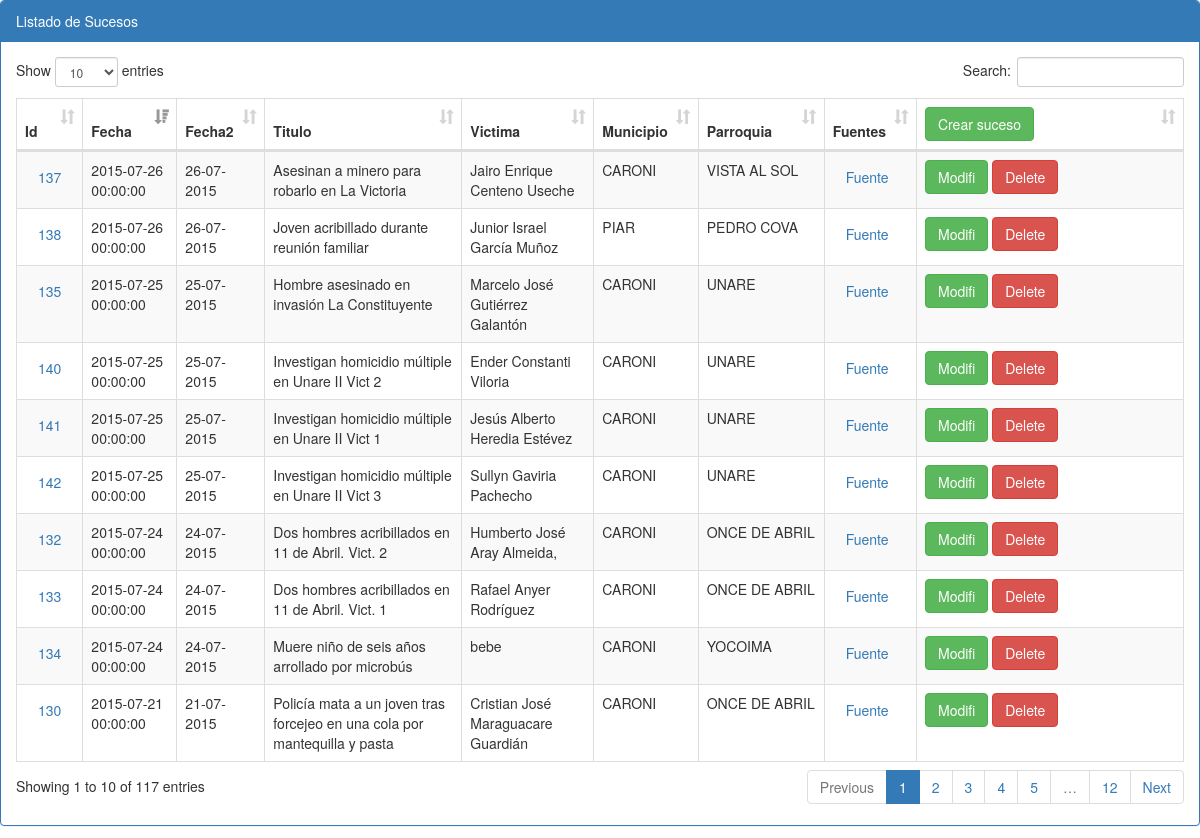
The app's page /sucesos/index_viejo.php with its own data.
### tables this page shows
CREATE TABLE IF NOT EXISTS `sucesos` (
`suceso_id` int(11) NOT NULL,
  `fecha_suceso` datetime DEFAULT NULL,
  `delito_id` int(11) DEFAULT NULL,
  `delito_detalle_id` int(11) DEFAULT NULL,
  `titulo` varchar(255) DEFAULT NULL,
  `fuente` varchar(100) DEFAULT NULL,
  `otra_fuente1` varchar(100) DEFAULT NULL,
  `otra_fuente2` varchar(100) DEFAULT NULL,
  `otra_fuente3` varchar(100) DEFAULT NULL,
  `nombre_victima` varchar(80) DEFAULT NULL,
  `sexo` varchar(1) DEFAULT NULL,
  `edad` int(3) DEFAULT NULL,
  `tipo_arma` smallint(6) DEFAULT NULL,
  `estado` smallint(6) DEFAULT NULL,
  `municipio_id` smallint(6) DEFAULT NULL,
  `parroquia_id` smallint(6) DEFAULT NULL,
  `latitud` double DEFAULT NULL,
  `longitud` double DEFAULT NULL,
  `sector` varchar(255) DEFAULT NULL,
  `usuario` varchar(15) NOT NULL,
  `mi_reseña` varchar(1500) NOT NULL,
  `observaciones` varchar(1000) NOT NULL,
  `fecha_creado` datetime DEFAULT NULL
);

CREATE TABLE IF NOT EXISTS `municipios` (
  `municipio_id` smallint(6) NOT NULL DEFAULT '0',
  `estado_id` smallint(6) NOT NULL DEFAULT '0',
  `descripcion` varchar(50) DEFAULT NULL
);

CREATE TABLE IF NOT EXISTS `parroquias` (
  `parroquia_id` int(11) NOT NULL DEFAULT '0',
  `municipio_id` int(11) DEFAULT NULL,
  `estado_id` smallint(6) DEFAULT NULL,
  `descripcion` varchar(255) DEFAULT NULL,
  `capital_sector` varchar(50) NOT NULL,
  `latitud` float DEFAULT NULL,
  `longitud` float DEFAULT NULL,
  `latitud2` float DEFAULT NULL,
  `longitud2` float DEFAULT NULL,
  `latitud3` float DEFAULT NULL,
  `longitud3` float DEFAULT NULL,
  `latitud4` float DEFAULT NULL,
  `longitud4` float DEFAULT NULL
);

### adodb/adodb.inc.php (called while the page is built, shortened)
<?php
if (!defined('_ADODB_LAYER')) {
	GLOBAL
		$ADODB_vers,
		$ADODB_COUNTRECS,
		$ADODB_CACHE_DIR,
		$ADODB_CACHE,
		$ADODB_CACHE_CLASS,
		$ADODB_EXTENSION,
		$ADODB_COMPAT_FETCH,
	 	$ADODB_FETCH_MODE,
		$ADODB_GETONE_EOF,
		$ADODB_QUOTE_FIELDNAMES;
	abstract class ADOConnection {
	var $database = '';
	var $host = '';
	var $user = '';
	var $debug = false;
	var $true = '1';
	var $false = '0';
	var $fetchMode=false;
	var $bulkBind = false;
	var $_queryID = false;
	var $_bindInputArray = false;
	function Connect($argHostname = "", $argUsername = "", $argPassword = "", $argDatabaseName = "", $forceNew = false)
	{
		if ($argHostname != "") $this->host = $argHostname;
		if ($argUsername != "") $this->user = $argUsername;
		if ($argDatabaseName != "") $this->database = $argDatabaseName;
		if ($forceNew) {
			if ($rez=$this->_nconnect($this->host, $this->user, $argPassword, $this->database)) return true;
		} else {
			 if ($rez=$this->_connect($this->host, $this->user, $argPassword, $this->database)) return true;
		}
		return $ret;
	}
	function Prepare($sql)
	{
		return $sql;
	}
	function SetFetchMode($mode)
	{
		$old = $this->fetchMode;
		$this->fetchMode = $mode;
		if ($old === false) {
		global $ADODB_FETCH_MODE;
			return $ADODB_FETCH_MODE;
		}
		return $old;
	}
	function Execute($sql,$inputarr=false)
	{
		if ($inputarr !== false) {
			if (!is_array($inputarr)) $inputarr = array($inputarr);
			$element0 = reset($inputarr);
			$array_2d = $this->bulkBind && is_array($element0) && !is_object(reset($element0));
			unset($element0);
			if (!is_array($sql) && !$this->_bindInputArray) {
				$sqlarr = explode('?',$sql);
				$nparams = sizeof($sqlarr)-1;
				if (!$array_2d) $inputarr = array($inputarr);
				foreach($inputarr as $arr) {
					$sql = ''; $i = 0;
					while(list(, $v) = each($arr)) {
						$sql .= $sqlarr[$i];
						$typ = gettype($v);
						if ($typ == 'string')
							$sql .= $this->qstr($v);
						else if ($typ == 'double')
							$sql .= str_replace(',','.',$v);
						else if ($typ == 'boolean')
							$sql .= $v ? $this->true : $this->false;
						else if ($typ == 'object') {
							if (method_exists($v, '__toString')) $sql .= $this->qstr($v->__toString());
							else $sql .= $this->qstr((string) $v);
						} else if ($v === null)
							$sql .= 'NULL';
						else
							$sql .= $v;
						$i += 1;
						if ($i == $nparams) break;
					}
					if (isset($sqlarr[$i])) {
						$sql .= $sqlarr[$i];
						if ($i+1 != sizeof($sqlarr)) $this->outp_throw( "Input Array does not match ?: ".htmlspecialchars($sql),'Execute');
					} else if ($i != sizeof($sqlarr))
						$this->outp_throw( "Input array does not match ?: ".htmlspecialchars($sql),'Execute');
					$ret = $this->_Execute($sql);
					if (!$ret) return $ret;
				}
			} else {
				if ($array_2d) {
					if (is_string($sql))
						$stmt = $this->Prepare($sql);
					else
						$stmt = $sql;
					foreach($inputarr as $arr) {
						$ret = $this->_Execute($stmt,$arr);
						if (!$ret) return $ret;
					}
				} else {
					$ret = $this->_Execute($sql,$inputarr);
				}
			}
		} else {
			$ret = $this->_Execute($sql,false);
		}
		return $ret;
	}
	function _Execute($sql,$inputarr=false)
	{
		if ($this->debug) {
			global $ADODB_INCLUDED_LIB;
			if (empty($ADODB_INCLUDED_LIB)) include(ADODB_DIR.'/adodb-lib.inc.php');
			$this->_queryID = _adodb_debug_execute($this, $sql,$inputarr);
		} else {
			$this->_queryID = @$this->_query($sql,$inputarr);
		}
		$rs = new $rsclass($this->_queryID,$this->fetchMode);
		$rs->connection = $this;
		$rs->Init();
		if (is_array($sql)) $rs->sql = $sql[0];
		else $rs->sql = $sql;
		return $rs;
	}
}
	class ADORecordSet implements IteratorAggregate {
	var $canSeek = false;
	var $_numOfRows = -1;
	var $_numOfFields = -1;
	var $_currentRow = -1;
	function ADORecordSet($queryID)
	{
		$this->_queryID = $queryID;
	}
	function Init()
	{
		if ($this->_numOfRows != 0 && $this->_numOfFields && $this->_currentRow == -1) {
			$this->_currentRow = 0;
			if ($this->EOF = ($this->_fetch() === false)) {
				$this->_numOfRows = 0;
			}
		} else {
			$this->EOF = true;
		}
	}
	function Move($rowNumber = 0)
	{
		if ($this->canSeek) {
			if ($this->_seek($rowNumber)) {
				$this->_currentRow = $rowNumber;
				if ($this->_fetch()) {
					return true;
				}
			} else {
				$this->EOF = true;
				return false;
			}
		}
		return false;
	}
}
	function ADOLoadCode($dbType)
	{
		$db = strtolower($dbType);
		switch ($db) {
			default:
				$class = $db; break;
		}
		$file = ADODB_DIR."/drivers/adodb-".$db.".inc.php";
		if (class_exists("ADODB_" . $class)) return $class;
		return false;
	}
	function ADONewConnection($db='')
	{
	GLOBAL $ADODB_NEWCONNECTION, $ADODB_LASTDB;
		$errorfn = (defined('ADODB_ERROR_HANDLER')) ? ADODB_ERROR_HANDLER : false;
		if(empty($obj)) {
			if (!isset($ADODB_LASTDB)) $ADODB_LASTDB = '';
			if ($db != $ADODB_LASTDB) $db = ADOLoadCode($db);
			$cls = 'ADODB_'.$db;
			$obj = new $cls();
		}
		return $obj;
	}
}

### connections/guayana_s.php (called while the page is built, shortened)
<?php
		require_once(CONN_DIR."/../adodb/adodb.inc.php");
		class Conexion {
					private $dbConn;
					function __construct() {
						    $this->servidor='localhost';
						    $this->nombreBD='guayana_segura';
							$this->user='ag09504';
							$this->password='ag09504';
							$this->dbConn=ADONewConnection('mysql');
							$this->dbConn->Connect($this->servidor,$this->user,$this->password,$this->nombreBD);
					}
					function getDbConn() {
					    return $this->dbConn;
					}
		}
function normaliza($fecha){
	return substr($fecha, 8, 2)."-".substr($fecha, 5, 2)."-".substr($fecha, 0, 4);
}
?>

### adodb/drivers/adodb-mysql.inc.php (called while the page is built, shortened)
<?php
if (! defined("_ADODB_MYSQL_LAYER")) {
class ADODB_mysql extends ADOConnection {
	var $forceNewConnect = false;
	var $clientFlags = 0;
	function _connect($argHostname, $argUsername, $argPassword, $argDatabasename)
	{
		if (ADODB_PHPVER >= 0x4300)
			$this->_connectionID = mysql_connect($argHostname,$argUsername,$argPassword,
												$this->forceNewConnect,$this->clientFlags);
		else if (ADODB_PHPVER >= 0x4200)
			$this->_connectionID = mysql_connect($argHostname,$argUsername,$argPassword,
												$this->forceNewConnect);
		else
			$this->_connectionID = mysql_connect($argHostname,$argUsername,$argPassword);
		if ($argDatabasename) return $this->SelectDB($argDatabasename);
		return true;
	}
	function SelectDB($dbName)
	{
		if ($this->_connectionID) {
			return @mysql_select_db($dbName,$this->_connectionID);
		}
		else return false;
	}
	function _query($sql,$inputarr=false)
	{
	return mysql_query($sql,$this->_connectionID);
	}
}
class ADORecordSet_mysql extends ADORecordSet{
	function ADORecordSet_mysql($queryID,$mode=false)
	{
		switch ($mode)
		{
		case ADODB_FETCH_ASSOC:$this->fetchMode = MYSQL_ASSOC; break;
		}
	}
	function _initrs()
	{
		$this->_numOfRows = @mysql_num_rows($this->_queryID);
		$this->_numOfFields = @mysql_num_fields($this->_queryID);
	}
	function Fields($colname)
	{
		if ($this->fetchMode != MYSQL_NUM) return @$this->fields[$colname];
		 return $this->fields[$this->bind[strtoupper($colname)]];
	}
	function MoveNext()
	{
		if (@$this->fields = mysql_fetch_array($this->_queryID,$this->fetchMode)) {
			return true;
		}
		return false;
	}
	function _fetch()
	{
		$this->fields =  @mysql_fetch_array($this->_queryID,$this->fetchMode);
		return is_array($this->fields);
	}
}
}

### sucesos/index_viejo.php (the view, shortened to what this page needs)
<!DOCTYPE html>
<html lang="en">
	<head>
		<link rel="stylesheet" href="../css/bootstrap.min.css">
		<link rel="stylesheet" href="../css/datepicker.css">
		<link rel="stylesheet" href="../css/dataTables.bootstrap.css">
	</head>
	<body>
		<div class="row">
			<div class="col-sm-12">
				<div class="panel panel-primary">
					<div class="panel-heading">Listado de Sucesos</div>
					<div class="panel-body">
						<table class="table table-striped table-bordered" id="datatables">
							<thead>
								<tr>
									<th>Id</th>
									<th>Fecha</th>
									<th>Fecha2</th>
									<th>Titulo</th>
									<th>Victima</th>
									<th>Municipio</th>
									<th>Parroquia</th>
									<th>Fuentes</th>
									<th><a class="btn update btn-success" href="frm_ingre_suceso.php" class="btn btn-primary btn-lg">Crear suceso</a></th>
								</tr>
							</thead>
							<tbody>
								<?php
												include_once '../connections/guayana_s.php';
												$conexion=new Conexion();
												$db=$conexion->getDbConn();
												$db->debug = false;
												$db->SetFetchMode(ADODB_FETCH_ASSOC);
												$query_sucesos = $db->Prepare("SELECT suceso_id, fecha_suceso As fecha_suceso, delito_id, delito_detalle_id, titulo, nombre_victima, fuente,
													m.descripcion AS municipio, p.descripcion AS parroquia
												FROM sucesos As s
												INNER JOIN municipios AS m ON s.municipio_id = m.municipio_id
												INNER JOIN parroquias AS p ON s.parroquia_id = p.parroquia_id");
												$rs_sucesos = $db->Execute($query_sucesos);
											while(!$rs_sucesos->EOF){
												echo '<tr>';
													echo '<td><a class="btn ampliar" href="suceso.php?suceso_id='.$rs_sucesos->Fields('suceso_id').'" class="btn btn-primary btn-lg">'.$rs_sucesos->Fields('suceso_id').'</a></td>';
													echo '<td>'. $rs_sucesos->Fields('fecha_suceso') . '</td>';
													echo '<td><span style="display: none;">'. $rs_sucesos->Fields('fecha_suceso') ."</span>".normaliza($rs_sucesos->Fields('fecha_suceso')). '</td>';
													echo '<td>'. $rs_sucesos->Fields('titulo') . '</td>';
													echo '<td>'. $rs_sucesos->Fields('nombre_victima') . '</td>';
													echo '<td>'. $rs_sucesos->Fields('municipio') . '</td>';
													echo '<td>'. $rs_sucesos->Fields('parroquia') . '</td>';
													echo '<td><a class="btn" href="'.$rs_sucesos->Fields('fuente').'" target="_blank">Fuente</a></td>';
													echo '<td width=250>';
													echo '<a class="btn update btn-success" href="frm_modi_suceso.php?suceso_id='.$rs_sucesos->Fields('suceso_id').'" class="btn btn-primary btn-lg">Modifi</a>';
													echo '<a class="btn btn-danger" id="delete" href="trata_borra_suceso.php?suceso_id='.$rs_sucesos->Fields('suceso_id').'">Delete</a>';
													echo '</td>';
												echo '</tr>';
											$rs_sucesos->MoveNext();
											}
								?>
							</tbody>
						</table>
					</div>
				</div>
				</div>
			</div>
	</body>
</html>

### records on screen
sucesos: suceso_id "130", fecha_suceso "2015-07-21 00:00:00", fecha_suceso "21-07-2015", titulo "Policía mata a un joven tras forcejeo en una cola por mantequilla y pasta", nombre_victima "Cristian José Maraguacare Guardián", municipios.descripcion "CARONI", parroquia.descripcion "ONCE DE ABRIL"
sucesos: suceso_id "132", fecha_suceso "2015-07-24 00:00:00", fecha_suceso "24-07-2015", titulo "Dos hombres acribillados en 11 de Abril. Vict. 2", nombre_victima "Humberto José Aray Almeida,", municipios.descripcion "CARONI", parroquia.descripcion "ONCE DE ABRIL"
sucesos: suceso_id "133", fecha_suceso "2015-07-24 00:00:00", fecha_suceso "24-07-2015", titulo "Dos hombres acribillados en 11 de Abril. Vict. 1", nombre_victima "Rafael Anyer Rodríguez", municipios.descripcion "CARONI", parroquia.descripcion "ONCE DE ABRIL"
sucesos: suceso_id "134", fecha_suceso "2015-07-24 00:00:00", fecha_suceso "24-07-2015", titulo "Muere niño de seis años arrollado por microbús", nombre_victima "bebe", municipios.descripcion "CARONI", parroquia.descripcion "YOCOIMA"
sucesos: suceso_id "135", fecha_suceso "2015-07-25 00:00:00", fecha_suceso "25-07-2015", titulo "Hombre asesinado en invasión La Constituyente", nombre_victima "Marcelo José Gutiérrez Galantón", municipios.descripcion "CARONI", parroquia.descripcion "UNARE"
sucesos: suceso_id "137", fecha_suceso "2015-07-26 00:00:00", fecha_suceso "26-07-2015", titulo "Asesinan a minero para robarlo en La Victoria", nombre_victima "Jairo Enrique Centeno Useche", municipios.descripcion "CARONI", parroquia.descripcion "VISTA AL SOL"
sucesos: suceso_id "138", fecha_suceso "2015-07-26 00:00:00", fecha_suceso "26-07-2015", titulo "Joven acribillado durante reunión familiar", nombre_victima "Junior Israel García Muñoz", municipios.descripcion "PIAR", parroquia.descripcion "PEDRO COVA"
sucesos: suceso_id "140", fecha_suceso "2015-07-25 00:00:00", fecha_suceso "25-07-2015", titulo "Investigan homicidio múltiple en Unare II Vict 2", nombre_victima "Ender Constanti Viloria", municipios.descripcion "CARONI", parroquia.descripcion "UNARE"
sucesos: suceso_id "141", fecha_suceso "2015-07-25 00:00:00", fecha_suceso "25-07-2015", titulo "Investigan homicidio múltiple en Unare II Vict 1", nombre_victima "Jesús Alberto Heredia Estévez", municipios.descripcion "CARONI", parroquia.descripcion "UNARE"
sucesos: suceso_id "142", fecha_suceso "2015-07-25 00:00:00", fecha_suceso "25-07-2015", titulo "Investigan homicidio múltiple en Unare II Vict 3", nombre_victima "Sullyn Gaviria Pachecho", municipios.descripcion "CARONI", parroquia.descripcion "UNARE"
